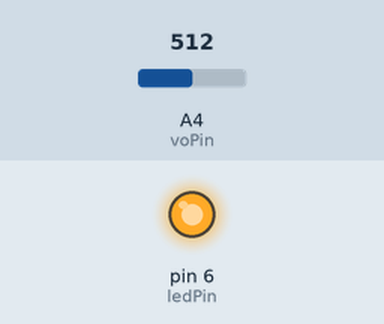
Recording of a sketch running on a simulated Arduino Uno, built with avr-gcc and run on an emulated ATmega328P. On the bench: output pins drawn as LEDs (lit = HIGH). Inputs (shaded band) come from the test bench; at power-on: A4 (voPin) = 512. What the sketch prints to the serial monitor is not drawn.

Above: at 0.1 s.
Timing chart, 0 to 1.6 s (numbered marks = the images above):
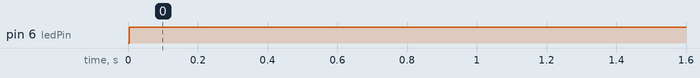

The sketch:

GP2Y1010.ino
```cpp
/*
 * Este código mide la concentración de partículas en el aire usando el sensor GP2Y1010AU0F
 * Circuito requerido:
 * - Resistencia 150Ω en serie con LED
 * - Capacitor 220μF entre Vo y GND
 * hecho por yeffrimic
 */

const int ledPin = 6;
const int voPin = A4;
const int samplingTime = 280; // Tiempo de muestreo en μs
const int deltaTime = 40;   // Tiempo entre pulsos en μs
const int sleepTime = 9680; // Tiempo de espera entre lecturas en μs

// Parámetros de calibración (ajustar según mediciones)
const float voCleanAir = 0.6;  // Voltaje en aire limpio (typical 0.9V max)
const float densityCoeff = 0.2; // Coeficiente para conversión a μg/m³

void setup() {
  Serial.begin(115200);
  pinMode(ledPin, OUTPUT);
  pinMode(voPin, INPUT);

  Serial.println("Proyecto Tzunun - GP2Y1010AU0F con Heltec LoRa 32 V3");
  Serial.println("Densidad(ug/m3),Voltaje(V),ValorADC");
}

void loop() {
  // 1. Activar LED infrarrojo
  digitalWrite(ledPin, LOW);
  delayMicroseconds(samplingTime);

  // 2. Leer valor analógico (ESP32 ADC de 12 bits)
  int rawValue = analogRead(voPin);
  float voltage = rawValue * (3.3 / 4095.0);

  // 3. Desactivar LED
  digitalWrite(ledPin, HIGH);
  delayMicroseconds(deltaTime);

  // 4. Calcular densidad de partículas
  float dustDensity = (voltage - voCleanAir) / densityCoeff;
  dustDensity = dustDensity < 0 ? 0 : dustDensity; // No valores negativos

  // 5. Enviar datos al Serial Plotter
  Serial.print(dustDensity);
  Serial.print(",");
  Serial.print(voltage, 3);
  Serial.print(",");
  Serial.println(rawValue);

  // 6. Esperar para siguiente lectura
  delayMicroseconds(sleepTime);
  delay(1000); // Intervalo entre mediciones completas
}
```

Measured:
- by itself, pin 6 (ledPin): LOW → HIGH at 0.00 s
